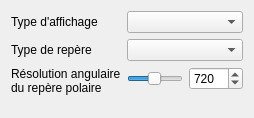
           <widget class="QWidget" name="page_10">
            <property name="geometry">
             <rect>
              <x>0</x>
              <y>0</y>
              <width>254</width>
              <height>118</height>
             </rect>
            </property>
            <attribute name="label">
             <string>Affichage</string>
            </attribute>
            <layout class="QFormLayout" name="formLayout_6">
             <property name="fieldGrowthPolicy">
              <enum>QFormLayout::AllNonFixedFieldsGrow</enum>
             </property>
             <item row="0" column="0">
              <widget class="QLabel" name="label_23">
               <property name="text">
                <string>Type d'affichage</string>
               </property>
              </widget>
             </item>
             <item row="0" column="1">
              <widget class="QComboBox" name="_comboViewType">
               <property name="sizePolicy">
                <sizepolicy hsizetype="Expanding" vsizetype="Fixed">
                 <horstretch>0</horstretch>
                 <verstretch>0</verstretch>
                </sizepolicy>
               </property>
              </widget>
             </item>
             <item row="1" column="0">
              <widget class="QLabel" name="label_42">
               <property name="font">
                <font>
                 <weight>50</weight>
                 <bold>false</bold>
                </font>
               </property>
               <property name="text">
                <string>Type de repère</string>
               </property>
              </widget>
             </item>
             <item row="1" column="1">
              <widget class="QComboBox" name="_comboProjectionType"/>
             </item>
             <item row="2" column="0">
              <widget class="QLabel" name="label_46">
               <property name="font">
                <font>
                 <weight>50</weight>
                 <bold>false</bold>
                </font>
               </property>
               <property name="text">
                <string>Résolution angulaire
du repère polaire</string>
               </property>
              </widget>
             </item>
             <item row="2" column="1">
              <layout class="QHBoxLayout" name="horizontalLayout_8">
               <item>
                <widget class="QSlider" name="_sliderCartesianAngularResolution">
                 <property name="font">
                  <font>
                   <weight>50</weight>
                   <bold>false</bold>
                  </font>
                 </property>
                 <property name="minimum">
                  <number>10</number>
                 </property>
                 <property name="maximum">
                  <number>1500</number>
                 </property>
                 <property name="value">
                  <number>720</number>
                 </property>
                 <property name="orientation">
                  <enum>Qt::Horizontal</enum>
                 </property>
                </widget>
               </item>
               <item>
                <widget class="QSpinBox" name="_spinCartesianAngularResolution">
                 <property name="font">
                  <font>
                   <weight>50</weight>
                   <bold>false</bold>
                  </font>
                 </property>
                 <property name="minimum">
                  <number>10</number>
                 </property>
                 <property name="maximum">
                  <number>1500</number>
                 </property>
                 <property name="value">
                  <number>720</number>
                 </property>
                </widget>
               </item>
              </layout>
             </item>
            </layout>
           </widget>
